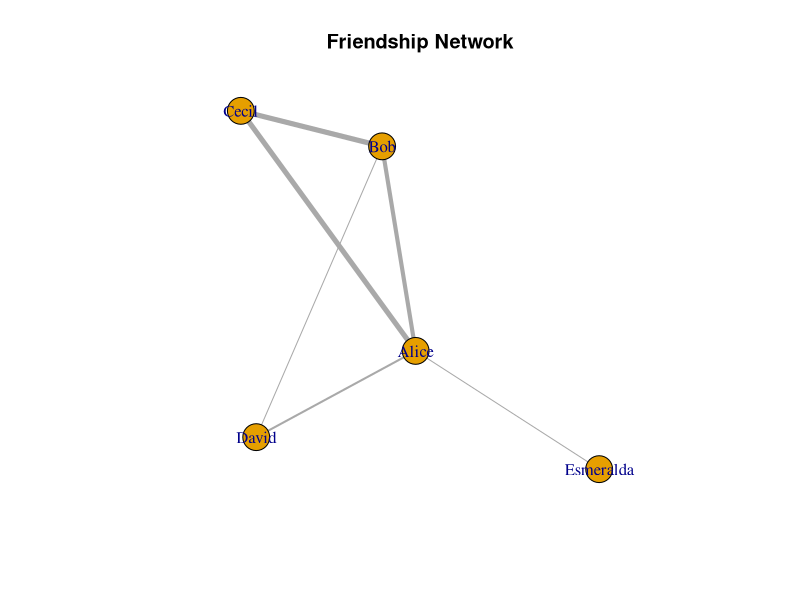

Write the R code that produced this figure.
# network package
install.packages('igraph')
install.packages('ggraph')

library('igraph')
library('ggraph')

## A simple example with a couple of actors
## The typical case is that these tables are read in from files....
actors <- data.frame(
            name = c("Alice", "Bob", "Cecil", "David","Esmeralda"),
            age = c(48, 33, 45, 34, 21),
            gender = c("F", "M", "F", "M", "F")
          )
relations <- data.frame(
            from = c("Bob", "Cecil", "Cecil", "David","David", "Esmeralda"),
              to = c("Alice", "Bob", "Alice", "Alice", "Bob", "Alice"),
            same.dept = c(FALSE, FALSE, TRUE, FALSE, FALSE, TRUE),
            friendship = c(4, 5, 5, 2, 1, 1), 
            advice = c(4, 5, 5, 4, 2, 3)
          )

gr <- graph_from_data_frame(relations, directed = F, vertices = actors)

V(gr)$name
E(gr)$friendship


## The opposite operation
as_data_frame(gr, what = "vertices")
as_data_frame(gr, what = "edges")

?igraph.plotting
# Plot the network
plot(gr, 
     edge.width = E(gr)$friendship,
     edge.arrow.size=0.1,
     edge.arrow.width=1.2,
     # edge.label	= E(gr)$friendship,
     
     layout=layout_with_kk(gr),
     # layout=layout_on_grid(gr),
     # layout=layout_on_sphere(gr),
     main="Friendship Network"
     )

# Centrality measures
degree <- degree(gr, mode="all")
betweenness <- betweenness(gr)
closeness <- closeness(gr)
igen_centrality <- eigen_centrality(gr)


data.frame(degree, betweenness, closeness, igen_centrality$vector)

head(gr)
